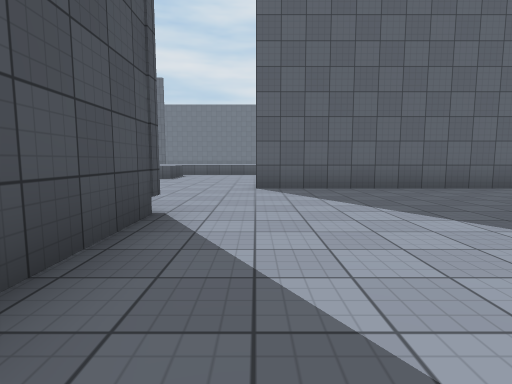
[1] (above)

12 first-person views from a walk through a Unity game level. The camera is 1.2 m above the floor, tilts 6° down and sees 80° across. The floor is counted in squares, 2 m on a side. Each view is taken from the middle of a square. On the plan, view 1 faces up. The plan holds only what a view shows up to about 9 squares ahead; the rest is blank. The player character is not drawn. Surface patterns are stand-ins for the level's own textures.

[2]
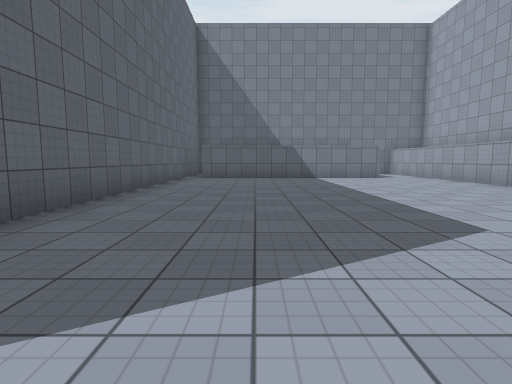

[3]
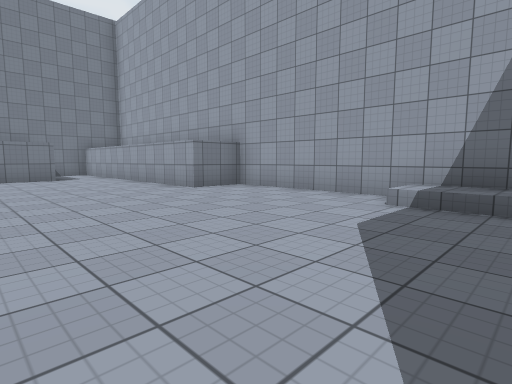

[4]
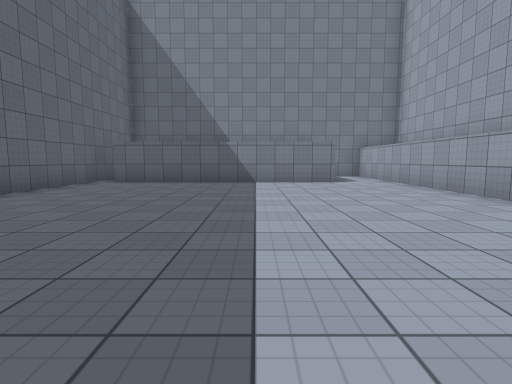

[5]
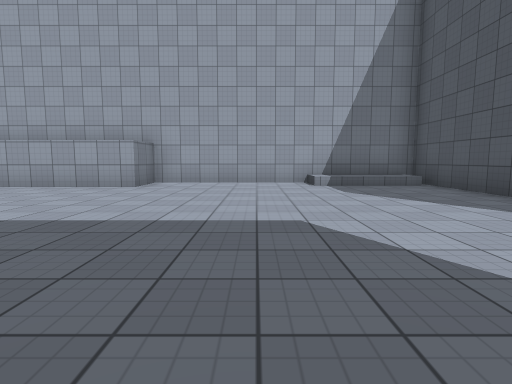

[6]
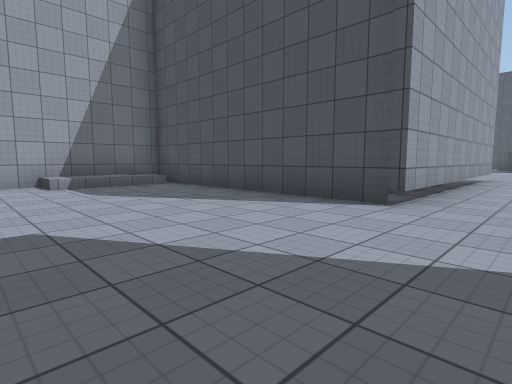

[7]
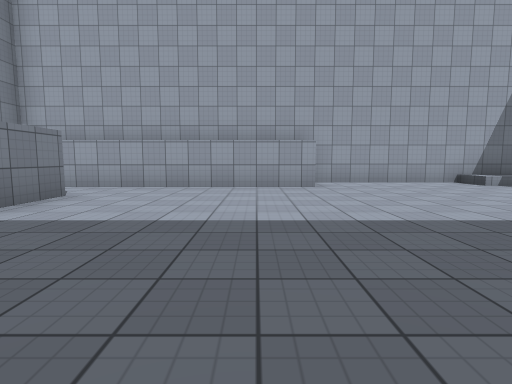

[8]
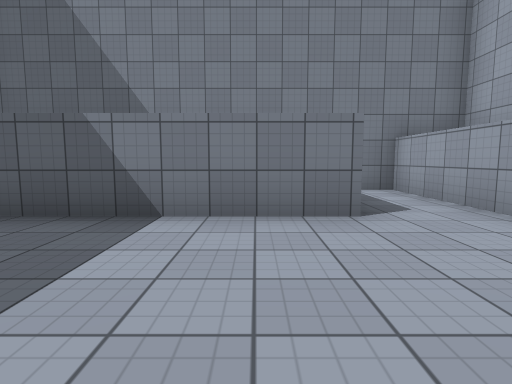

[9]
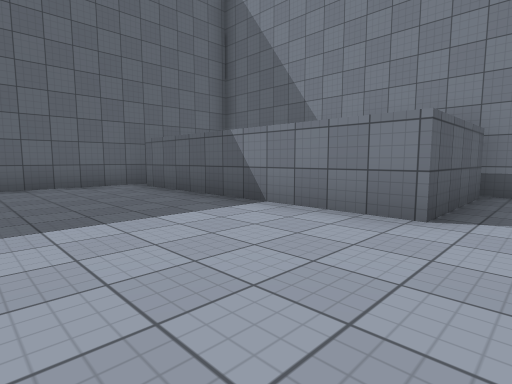

[10]
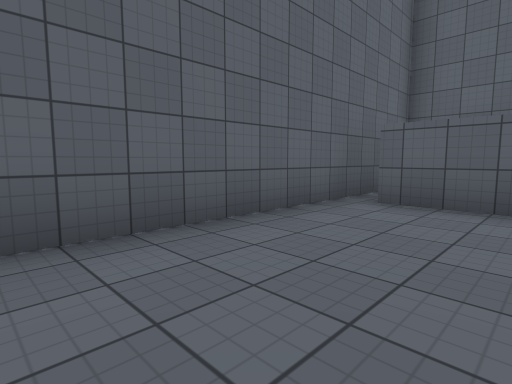

[11]
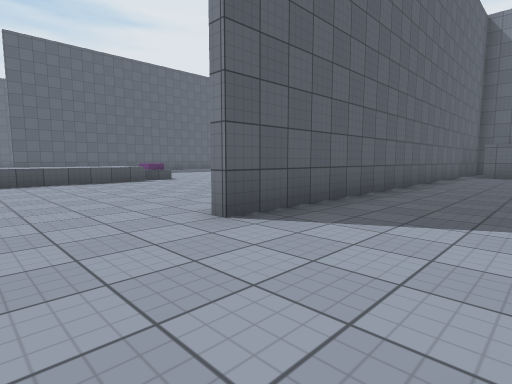

[12]
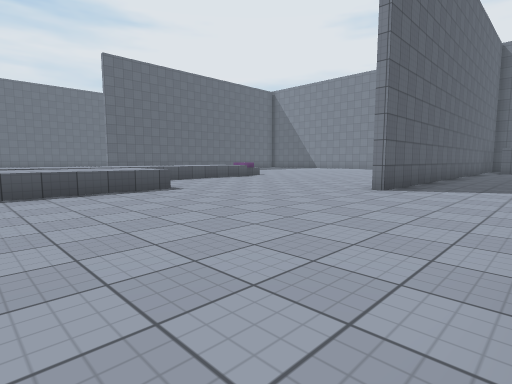

### Floor plan
Key: @ floor where view 1 was taken; # wall or solid block; . main floor; : floor 0.5 m higher than the main floor; / step, stairs or slope; ^ raised ledge.
Columns run from 7 left of view 1 to 14 right of it. Each row starts with its distance up from view 1.
 14    ^   ^
 13   ^^^^^^^^
 12       ....
 11   ^^^.....
 10   ^^^.....
  9  .........
  8  .........
  7  ........
  6  ......#############
  5  .................#
  4 ..................#
  3 #######...........#
  2       #...........#
  1       #...........#
  0       #@..........##.#
 -1       #..............#
 -2       #//....#########
 -3       #::....#
 -4       ########

Positions as (right, up) in squares from view 1, and headings:
1: (0, 0), facing up
2: (0, 4), facing right
3: (0, 2), facing down-right
4: (2, 2), facing right
5: (3, 5), facing down
6: (3, 5), facing down-left
7: (7, 5), facing down
8: (7, 1), facing right
9: (7, -1), facing up-right
10: (6, 4), facing up-right
11: (-2, 4), facing up-right
12: (-6, 4), facing up-right
